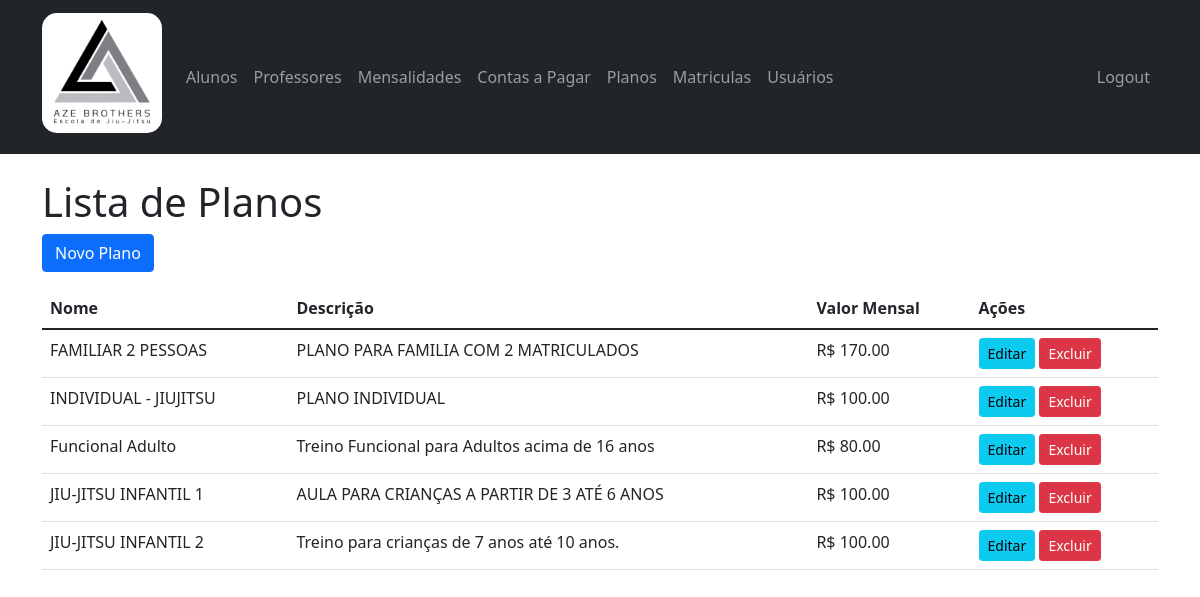
Screenshot of /planos (signed in) with the database file from the repository.
### app.py (models this page shows)
class Plano(db.Model):
    id = db.Column(db.Integer, primary_key=True)
    nome = db.Column(db.String(100), nullable=False)
    descricao = db.Column(db.Text)
    valor_mensal = db.Column(db.Float, nullable=False)
    ativo = db.Column(db.Boolean, default=True)  # Indica se o plano está ativo

### app.py (the view)
@app.route('/planos')
@login_required
@requer_permissao('admin')
def listar_planos():
    planos = Plano.query.all()
    return render_template('planos/listar.html', planos=planos)

### app.py (called while the page is built)
def requer_permissao(codigo_permissao):
    def decorator(f):
        @wraps(f)
        def decorated_function(*args, **kwargs):
            if not current_user.tem_permissao(codigo_permissao):
                flash('Você não tem permissão para acessar esta área. Procure o Administrador para solicitar !', 'error')
                return redirect(url_for('index'))
            return f(*args, **kwargs)
        return decorated_function
    return decorator

@login_manager.user_loader
def load_user(user_id):
    return Usuario.query.get(int(user_id))

    def tem_permissao(self, codigo_permissao):
        if self.tipo == 'admin':  # Admin tem todas as permissões
            return True
        return any(p.codigo == codigo_permissao for p in self.permissoes)

### templates/planos/listar.html (shortened to what this page needs)
{% extends "base.html" %}
{% block content %}
    <h1>Lista de Planos</h1>
    <a href="{{ url_for('novo_plano') }}" class="btn btn-primary mb-3">Novo Plano</a>
    <table class="table">
        <thead>
            <tr>
                <th>Nome</th>
                <th>Descrição</th>
                <th>Valor Mensal</th>
                <th>Ações</th>
            </tr>
        </thead>
        <tbody>
            {% for plano in planos %}
            <tr>
                <td>{{ plano.nome }}</td>
                <td>{{ plano.descricao }}</td>
                <td>R$ {{ "%.2f"|format(plano.valor_mensal) }}</td>
                <td>
                    <a href="{{ url_for('editar_plano', id=plano.id) }}" class="btn btn-sm btn-info">Editar</a>
                    <form action="{{ url_for('excluir_plano', id=plano.id) }}" method="POST" style="display:inline;">
                        <button type="submit" class="btn btn-sm btn-danger" onclick="return confirm('Tem certeza que deseja excluir este plano?');">Excluir</button>
                    </form>
                </td>
            </tr>
            {% endfor %}
        </tbody>
    </table>
{% endblock %}

### rows the page displays
Plano: nome "FAMILIAR 2 PESSOAS", descricao "PLANO PARA FAMILIA COM 2 MATRICULADOS", valor_mensal "170.00"
Plano: nome "INDIVIDUAL - JIUJITSU", descricao "PLANO INDIVIDUAL", valor_mensal "100.00"
Plano: nome "Funcional Adulto", descricao "Treino Funcional para Adultos acima de 16 anos", valor_mensal "80.00"
Plano: nome "JIU-JITSU INFANTIL 1", descricao "AULA PARA CRIANÇAS A PARTIR DE 3 ATÉ 6 ANOS", valor_mensal "100.00"
Plano: nome "JIU-JITSU INFANTIL 2", descricao "Treino para crianças de 7 anos até 10 anos.", valor_mensal "100.00"
